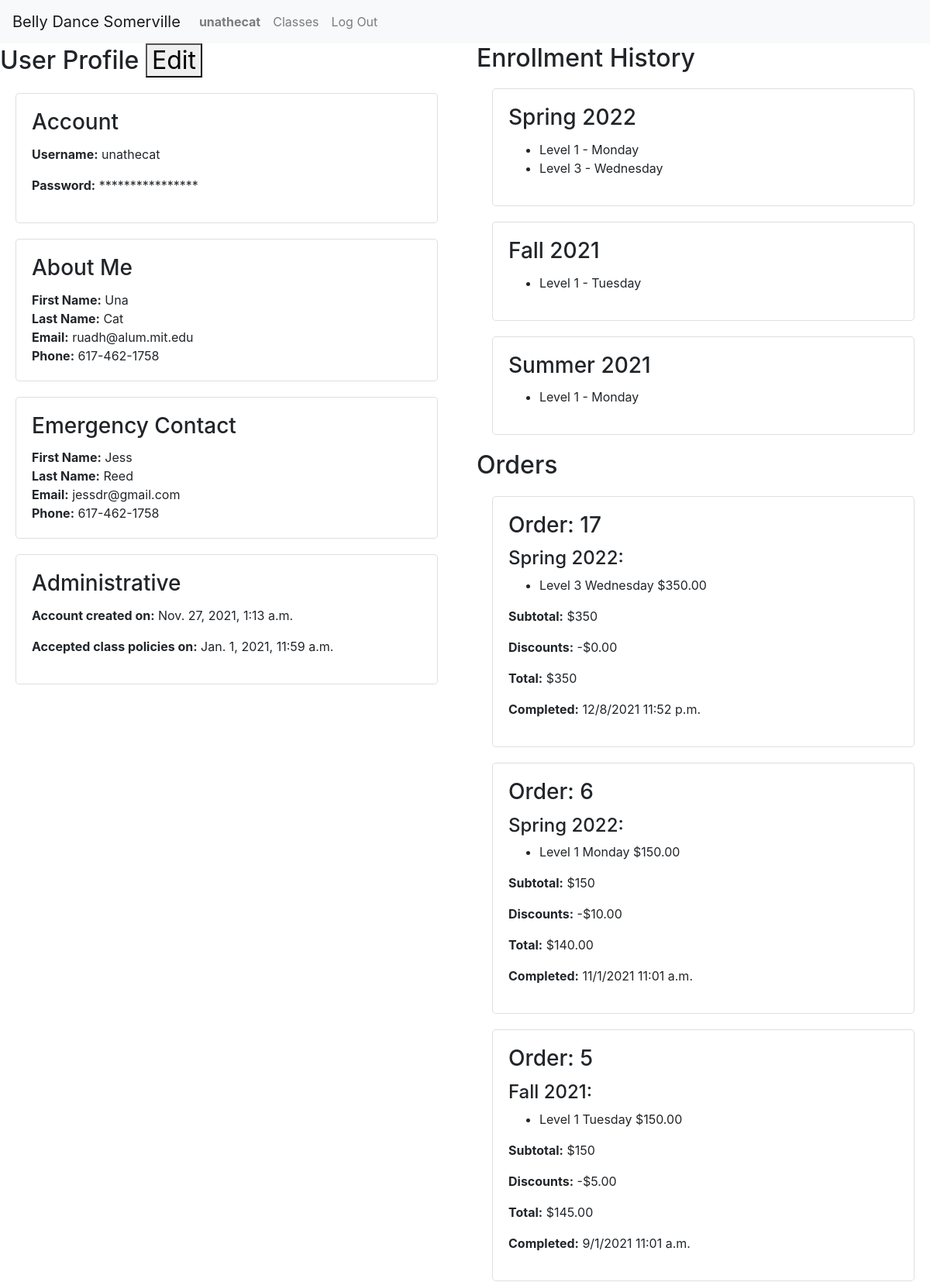
The app's page /users/32 (signed in, upper part), older data.
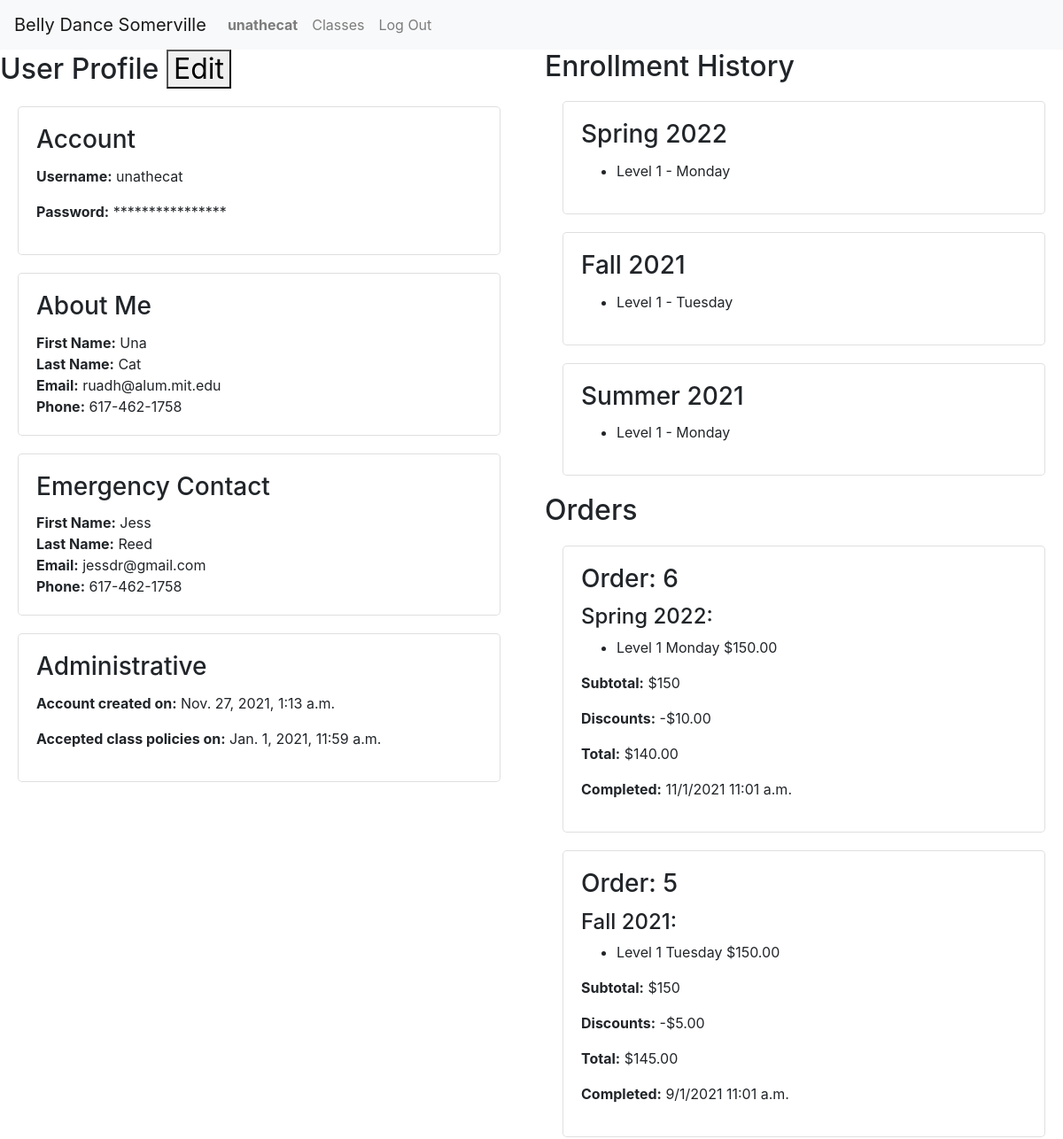
The same page, newer data.
### enrollment/models.py (models this page shows, shortened)
class Semester(models.Model):
    name = models.CharField(max_length=128, null=False, blank=False)
    start_date = models.DateField(null=False, blank=False)
    end_date = models.DateField(null=False, blank=False)
    registration_open = models.DateTimeField(null=False, blank=False)
    registration_close = models.DateTimeField(null=False, blank=False)
    recital_date = models.DateTimeField(null=True, blank=True)
    hide = models.BooleanField(default=True, null=True, blank=True)
    def __str__(self):
        return self.name

class LineItem(models.Model):
    order = models.ForeignKey(Order, on_delete=PROTECT,
                              null=False, blank=False, related_name='line_items')
    offering = models.ForeignKey(
        Offering, on_delete=PROTECT, null=False, blank=False, related_name='line_items')
    planned_absences = models.CharField(max_length=1024, null=True, blank=True)
    price = models.DecimalField(
        max_digits=6, decimal_places=2, null=False, blank=False)

class Offering(models.Model):
    course = models.ForeignKey(
        Course, on_delete=PROTECT, null=False, blank=False, related_name='offerings')
    semester = models.ForeignKey(
        Semester, on_delete=PROTECT, null=False, blank=False, related_name='offerings')
    location = models.ForeignKey(
        Location, on_delete=PROTECT, null=False, blank=False, related_name='offerings')
    price = models.DecimalField(
        max_digits=7, decimal_places=2, null=False, blank=False)
    weekday = models.IntegerField(
        choices=settings.WEEKDAYS, null=False, blank=False)
    start_time = models.TimeField(null=False, blank=False)
    end_time = models.TimeField(null=False, blank=False)
    timezone = models.CharField(max_length=32, choices=TIMEZONES,
                                default=settings.DEFAULT_TIMEZONE)
    start_date = models.DateField(null=False, blank=False)
    end_date = models.DateField(null=False, blank=False)
    backup_date = models.DateField(null=False, blank=False)
    capacity = models.IntegerField(null=False, blank=False)
    schedule_notes = models.CharField(max_length=2048, null=True, blank=True)
    notes = models.CharField(max_length=2048, null=True, blank=True)
    @property
    def weekday_name(self):
        return settings.WEEKDAYS[self.weekday][1]

class Course(models.Model):
    title = models.CharField(max_length=64, null=False, blank=False)
    subtitle = models.CharField(max_length=256, null=False, blank=False)
    description = models.TextField(max_length=4096, null=False, blank=False, help_text=settings.MARKDOWN_HELP_TEXT)
    requirements = models.CharField(max_length=256, null=False, blank=False)
    qualifications = models.CharField(max_length=1024, null=False, blank=False)

class Order(models.Model):
    student = models.ForeignKey(
        User, on_delete=PROTECT, null=False, blank=False, related_name='orders')
    discount = models.DecimalField(
        max_digits=8, decimal_places=2, null=True, blank=True)
    completed = models.DateTimeField(null=True, blank=True)
    @property
    def subtotal(self):
        try:
            amount = self.line_items.aggregate(Sum('price'))['price__sum']
        except Exception:
            return 0
        return 0 if amount == None else amount
    @property
    def total(self):
        return self.subtotal - self.discount if self.discount != None else self.subtotal

### enrollment/views.py (the view)
# urls.py: path('users/<int:id>', views.profile, name='profile'),
@login_required
@csrf_exempt
def profile(request, id):
    if request.method == 'PUT':
        try:
            user = User.objects.get(pk=id)
        except User.DoesNotExist:
            return JsonResponse({'error': 'User not found.'}, status=404)
        if request.user != user and not request.user.is_staff:
            return JsonResponse({'error': 'You are not authorized to edit this profile.'}, status=400)
        body = json.loads(request.body)
        for field in body:
            field_id = field
            field_value = body.get(field_id).strip()
            return JsonResponse({'error': f'First field name: {field_id} Value: {field_value}'}, status=200)
        return JsonResponse({'error': f'Success?'}, status=200)
    elif request.method == 'GET':
        if request.user.id == id or request.user.is_staff:
            try:
                profile = User.objects.get(id=id)
            except User.DoesNotExist:
                return render(request, 'enrollment/profile.html', {
                    'orders': None,
                    'message': f'User {id} not found.'
                })
            semesters = Semester.objects.filter(
                offerings__line_items__order__student=id, offerings__line_items__order__completed__isnull=False).order_by('-start_date').distinct()
            for semester in semesters:
                semester.enrollments = LineItem.objects.filter(order__student=id).filter(
                    offering__semester=semester).exclude(order__completed=None)
            orders = completed_orders(request, id).order_by('-completed')
            for order in orders:
                order.items = order.line_items.all()
            return render(request, 'enrollment/profile.html', {
                'orders': orders,
                'semesters': semesters,
                'profile': profile
            })
        else:
            return render(request, 'enrollment/profile.html', {
                'orders': None,
                'message': 'You may not view other users\' profiles'
            })
    else:
        return render(request, 'enrollment/profile.html', {
                'orders': None,
                'message': 'PUT or GET method required'
            })

### enrollment/context_processors.py (called while the page is built)
def global_settings(request):
    return {
    'DEFAULT_TIMEZONE': settings.DEFAULT_TIMEZONE,
    'DATE_TIME_FORMAT': settings.DATE_TIME_FORMAT,
    'DATE_TIME_TIMEZONE_FORMAT': settings.DATE_TIME_TIMEZONE_FORMAT,
    'SCHOOL_NAME': settings.SCHOOL_NAME,
    'SCHOOL_POLICIES': settings.SCHOOL_POLICIES,
    'NO_OFFERINGS': settings.NO_OFFERINGS,
    }

### enrollment/models.py (called while the page is built)
    @property
    def current_time(self):
        return timezone.now()

### enrollment/views.py (called while the page is built)
@login_required
def completed_orders(request, user):
    try:
        orders = Order.objects.filter(student=user).exclude(completed=None)
    except Order.DoesNotExist:
        return None
    return orders

### enrollment/templates/enrollment/profile.html (shortened to what the changed rows need)
{% extends "enrollment/layout.html" %}
{% block body %}
<div class="row">
    {% if profile %}
    <div id="profile-view" class="col-md">
        <h2>User Profile <button id="edit-profile-button" data-profile={{profile.id}}>Edit</button></h2>
    </div>
    {% endif %}
    <div class="col-md">
        {% if semesters %}
            <h2>Enrollment History</h2>
            {% for semester in semesters %}
                <div class="card">
                    <div class="card-body">
                        <h3 class="card-title">{{semester.name}}</h3>
                        <ul>
                            {% for enrollment in semester.enrollments %}
                                <li>{{enrollment.offering.course.title}} - {{enrollment.offering.weekday_name}} </li>
                            {% endfor %}
                        </ul>
                    </div>
                </div>
            {% endfor %}
        {% endif %}
        {% if orders %}
        <h2>Orders</h2>
        {% for order in orders %}
            <div class="card">
                <div class="card-body">
                    <h3 class="card-title">Order: {{order.id}}</h3>
                    <h4>{{order.items.0.offering.semester}}:</h4>
                    {% for item in order.items %}
                        <ul>
                            <li>{{item.offering.course.title}} {{item.offering.weekday_name}} ${{item.price}}
                            </li>
                        </ul>
                    {% endfor %}
                    <p><span class="label">Subtotal:</span> ${{order.subtotal}}</p>
                    <p><span class="label">Discounts:</span> -${{order.discount|default_if_none:"0.00"}}</p>
                    <p><span class="label">Total:</span> ${{order.total}}</p>
                    <p><span class="label">Completed:</span> {{order.completed|date:"n/j/Y g:i a"}}</p>
                </div>
            </div>
        {% endfor %}
        {% endif %}
    </div>
</div>
{% endblock %}

Row changes from the older to the newer data that the page shows:
no longer on this page (row unchanged): LineItem: offering.course "Level 3", offering.weekday_name "Wednesday", price "350.00"
no longer on this page (row edited): Order: id "17", items.0.offering.semester "Spring 2022", subtotal "350", discount "0.00", total "350", completed "12/8/2021 11:52 p.m."
